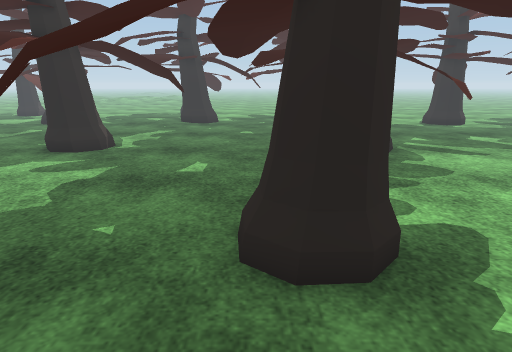
view 1 (above)

17 first-person views from a walk through a Unity game level. The camera is 1.3 m above the floor, tilts 14° down and sees 70° across. The floor is counted in squares, 0.5 m on a side. Each view is taken from the middle of a square. On the plan, view 1 faces up. The plan holds only what a view shows up to about 20 squares ahead; the rest is blank. The place goes on beyond the plan. The player is left out. Some surface patterns are stand-ins.

view 2
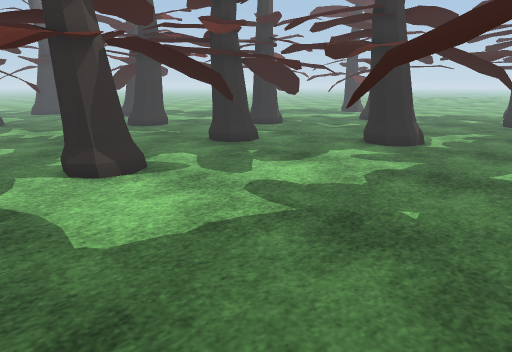

view 3
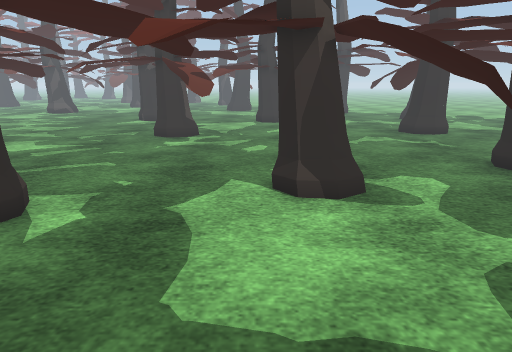

view 4
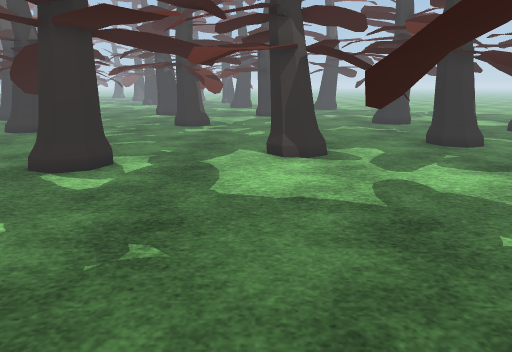

view 5
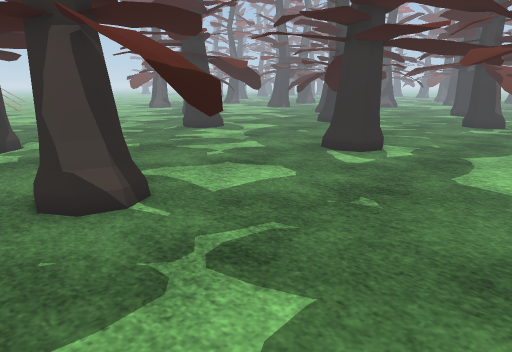

view 6
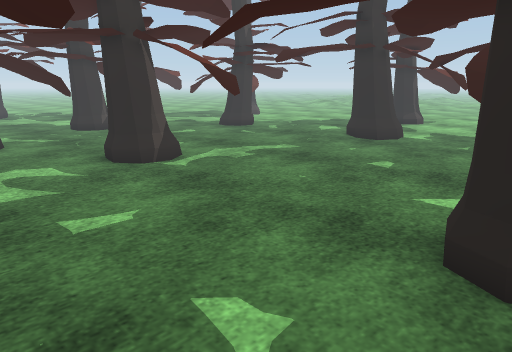

view 7
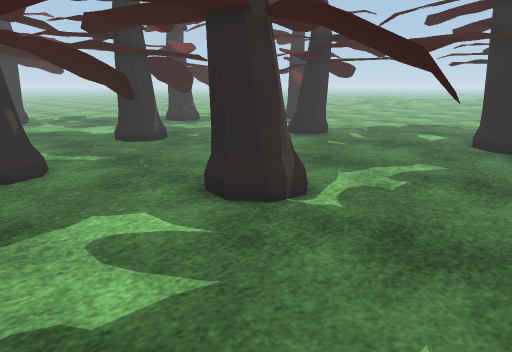

view 8
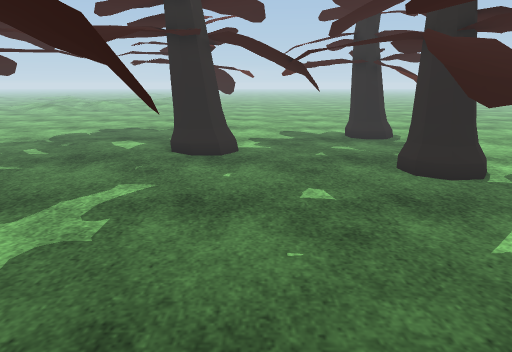

view 9
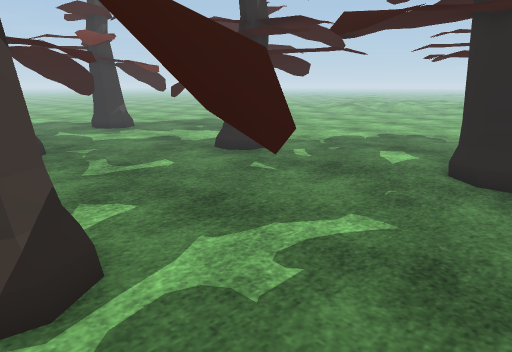

view 10
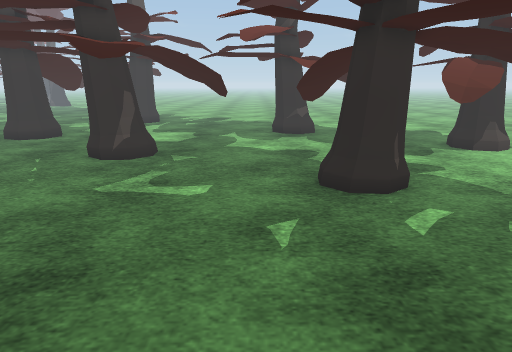

view 11
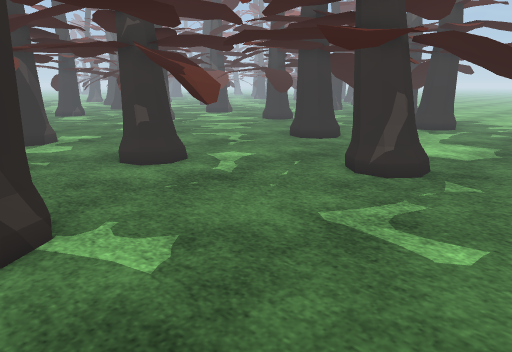

view 12
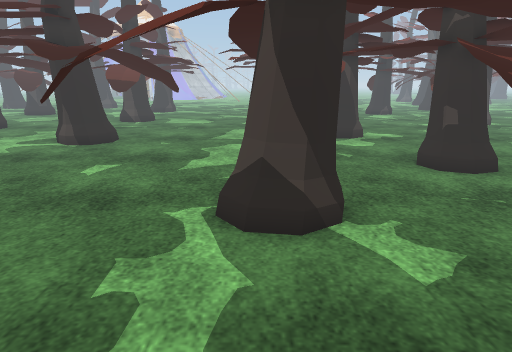

view 13
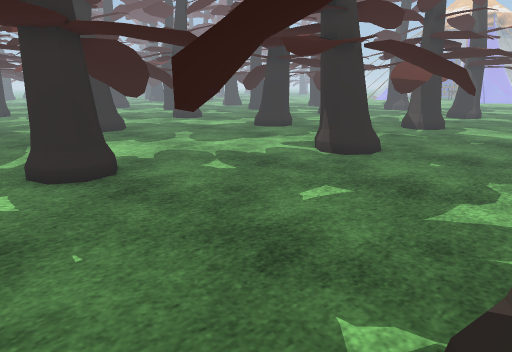

view 14
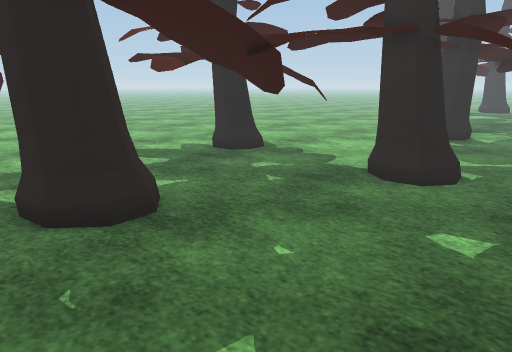

view 15
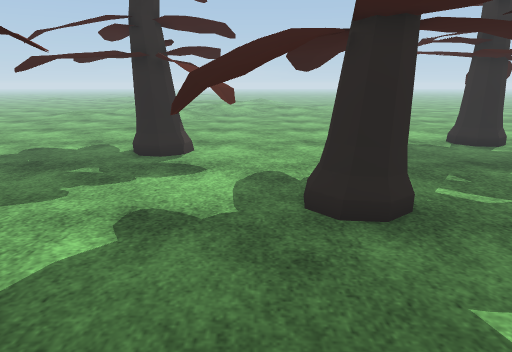

view 16
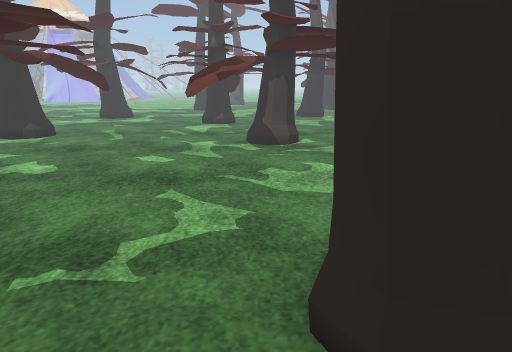

view 17
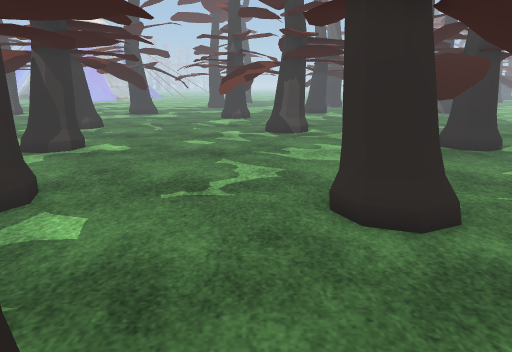

### Floor plan
Key: @ floor where view 1 was taken; # wall or solid block; . floor; = window, fence, low wall or low ledge; ^ raised ledge; T thing the floor can be seen under or through.
Columns run from 23 left of view 1 to 7 right of it. Each row starts with its distance up from view 1.
 32 ..### .............   ....#  ..
 31 .... ^^............ ......##=..
 30   ...^#.  ......... ... ..###..
 29   ................. ...  .. ^=.
 28 ..................  =...... # .
 27 ......... T.......###. #.......
 26 ... .T. TTT.......###. #.......
 25 ... .T^^TTT........... #.......
 24 ......T ..................#  ..
 23 ..........................###..
 22 ....#.....................##...
 21 ....^....................   ...
 20 ...^ .... ................^^
 19 .... #=... ..............##
 18 ...  ##....................
 17 . ..###........=T. ^T..........
 16 ..............#TTT TT.....## ..
 15 .........TT ..##TT........### .
 14 .........^T ...##..........== .
 13 #........  ............ ....  ^
 12 ##.......TT.............=....#.
 11 ##......=TT....................
 10 =........T#... ................
  9  ..............................
  8 ...............................
  7 .............^T........=##.....
  6 ............  T........T##.....
  5 ............T  .....T .T##.....
  4 ...........#T.......TT .......
  3 ...........#T.................
  2 ...........................
  1 ............... ............
  0 ...^....... ...........@....
 -1 .=# ^#..................##..
 -2 ###  ................... #..
 -3  ##..........###........ #..
 -4  ............###........###.
 -5  ............###........###.
 -6  .. .......#  ..........
 -7  .. .....  .^..........

Positions as (right, up) in squares from view 1, and headings:
1: (0, 0), facing up
2: (0, -1), facing up-left
3: (-2, 2), facing left
4: (3, 2), facing left
5: (5, 4), facing down-left
6: (5, 9), facing up-left
7: (-1, 9), facing up-left
8: (-2, 12), facing up
9: (-2, 15), facing up-left
10: (-4, 23), facing left
11: (-7, 23), facing down-left
12: (-7, 23), facing down
13: (-7, 19), facing down-right
14: (-7, 19), facing up-right
15: (-16, 18), facing up
16: (-21, 15), facing down
17: (-20, 19), facing down
